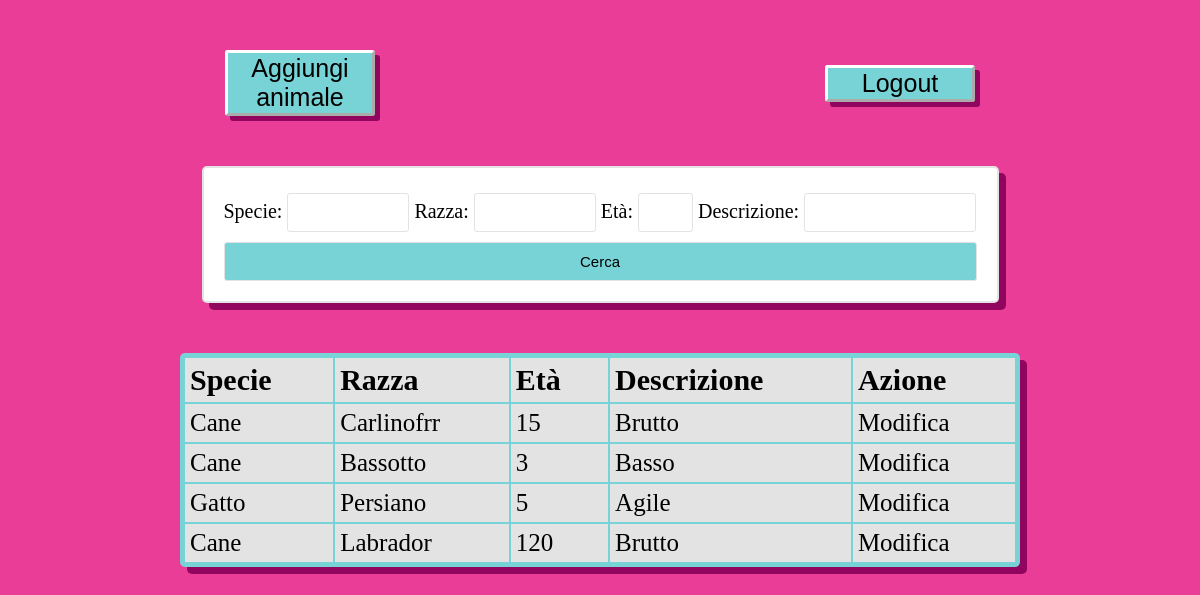
Before: /lista_animaliAmministratore/ with the older database file.
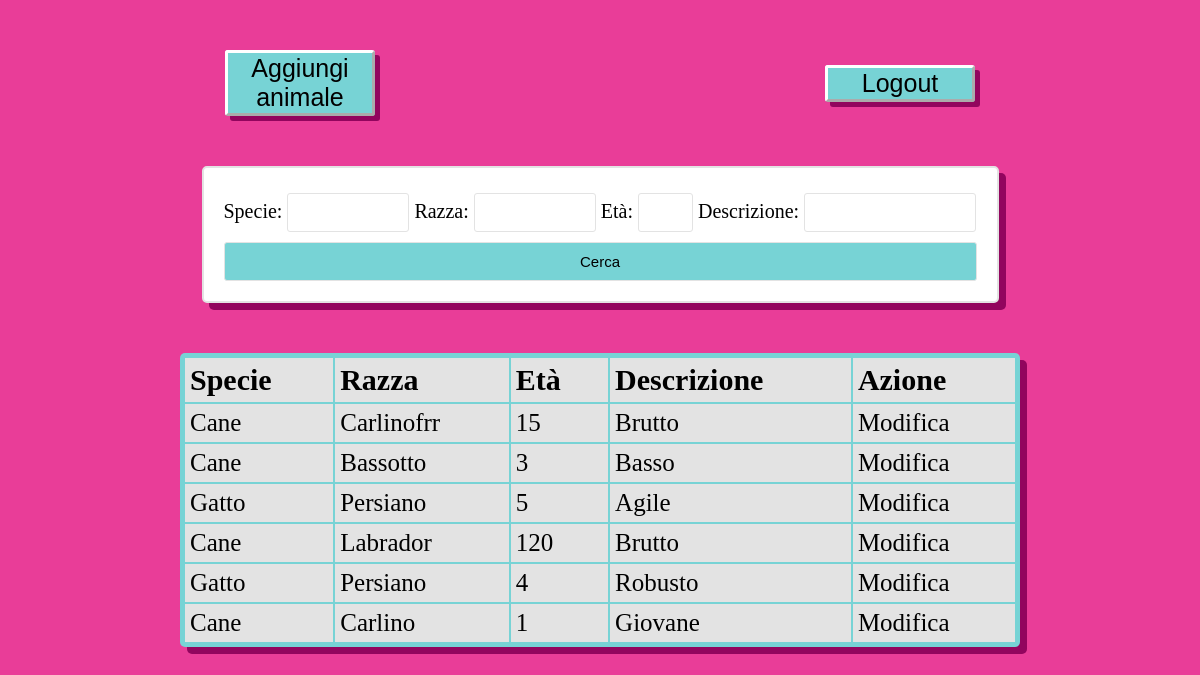
After: the same page with the newer database file.
### adozione/models.py (models this page shows, shortened)
class Animale(models.Model):
    ID_animale = models.AutoField(primary_key=True)
    specie = models.CharField(max_length=100)
    razza = models.CharField(max_length=50)
    età = models.IntegerField(default=0)
    descrizione = models.CharField(max_length=400)

### adozione/views.py (the view)
# urls.py: path('lista_animaliAmministratore/', views.lista_animaliAmministratore, name = 'lista_animaliAmministratore'),
def lista_animaliAmministratore(request):
    animali = Animale.objects.all()
    myFilter = AnimalFilter(request.GET, queryset=animali)
    animali = myFilter.qs
    context = {'animali': animali, 'myFilter': myFilter}
    return render(request, "lista_animaliAmministratore.html", context)

### adozione/templates/lista_animaliAmministratore.html (shortened to what this page needs)
{% load static %}
<!DOCTYPE html>
<html>
    <head>
        <link rel="stylesheet" type="text/css" href="{% static 'styles.css' %}">
    </head>
    <body>
        <div class="navbar">
            <a class="button_link" href="{% url 'aggiungiAnimale' %}">
                <button class="pulsante" >Aggiungi animale</button>
            </a>
            <a class="button_link" href="{% url 'logout' %}">
                <button class="pulsante" >Logout</button>
            </a>
        </div>
        <form id= "form_ricerca" method="get">
            {{myFilter.form}}
            <button class="btn btn-primary" type="submit"> Cerca </button>
        </form>
        <table>
            <thead>
                <th>Specie</th>
                <th>Razza</th>
                <th>Età</th>
                <th>Descrizione</th>
                <th>Azione</th>
            </thead>
            <tbody>
                {% for animal in animali %}
                <tr id={{animal.ID_animale}}>
                    <td>{{ animal.specie }}</td>
                    <td>{{ animal.razza }}</td>
                    <td>{{ animal.età }}</td>
                    <td>{{ animal.descrizione }}</td>
                    <td>
                        <a href="{% url 'modifica_animale' animal.ID_animale %}" class="pulsante pulsante_tabella">Modifica</a>
                    </td>
                    </tr>
                {% endfor %}
            </tbody>
        </table>
    </body>
</html>

### adozione/static/styles.css (style rules this page uses)
* { background-color: rgb(233, 61, 152) ; margin: 0; }
.navbar { display: flex; align-items: center; justify-content: space-around; }
.button_link { width: 150px; margin-top: 50px; align-self: center; }
.pulsante { background-color: rgb(119, 211, 213); border-color: #fff; border-width: 3px; width: 100%; font-size: 25px; box-shadow: 5px 5px rgb(146, 5, 94); border-radius: 3px; }
a, a:hover, a:focus, a:active { text-decoration: none; color: inherit; }
.pulsante_tabella { background: #e3e3e3; box-shadow: none; }
table { background-color: rgb(119, 211, 213); margin: auto; margin-top: 50px; text-align: left; width: 70%; padding: 3px; box-shadow: 7px 7px rgb(146, 5, 94); border-radius: 5px; margin-bottom: 100px; }
th, td { background-color: #e3e3e3; font-size: 30px; padding: 5px; padding-right: 20px; }
td { font-size: 25px; }
form { max-width: 400px; margin: auto; padding: 20px; border: 2px solid #e3e3e3; border-radius: 5px; box-shadow: 7px 7px rgb(146, 5, 94); background-color: #fff; margin-top: 50px; font-size: 20px; }
form label { background-color: #fff; }
form input[type="text"], form input[type="email"], form input[type="password"], form select, #id_età { width: 90%; padding: 10px; margin-bottom: 10px; margin-top: 5px; border: 1.5px solid #e3e3e3; border-radius: 3px; background-color: #fff; }
form button[type="submit"], input { width: 100%; padding: 10px; background-color: rgb(119, 211, 213); color: #fff; border: 1px solid #e3e3e3; border-radius: 3px; font-size: 15px; color:black; }
#id_specie, #id_razza { width: 100px; }
#id_età { width: 33px; }
#id_descrizione { width: 150px; }
#form_ricerca { width: 753px; max-width: none; }

Changed rows visible on the page:
added Animale: specie "Gatto", razza "Persiano", età "4", descrizione "Robusto"
added Animale: specie "Cane", razza "Carlino", età "1", descrizione "Giovane"
